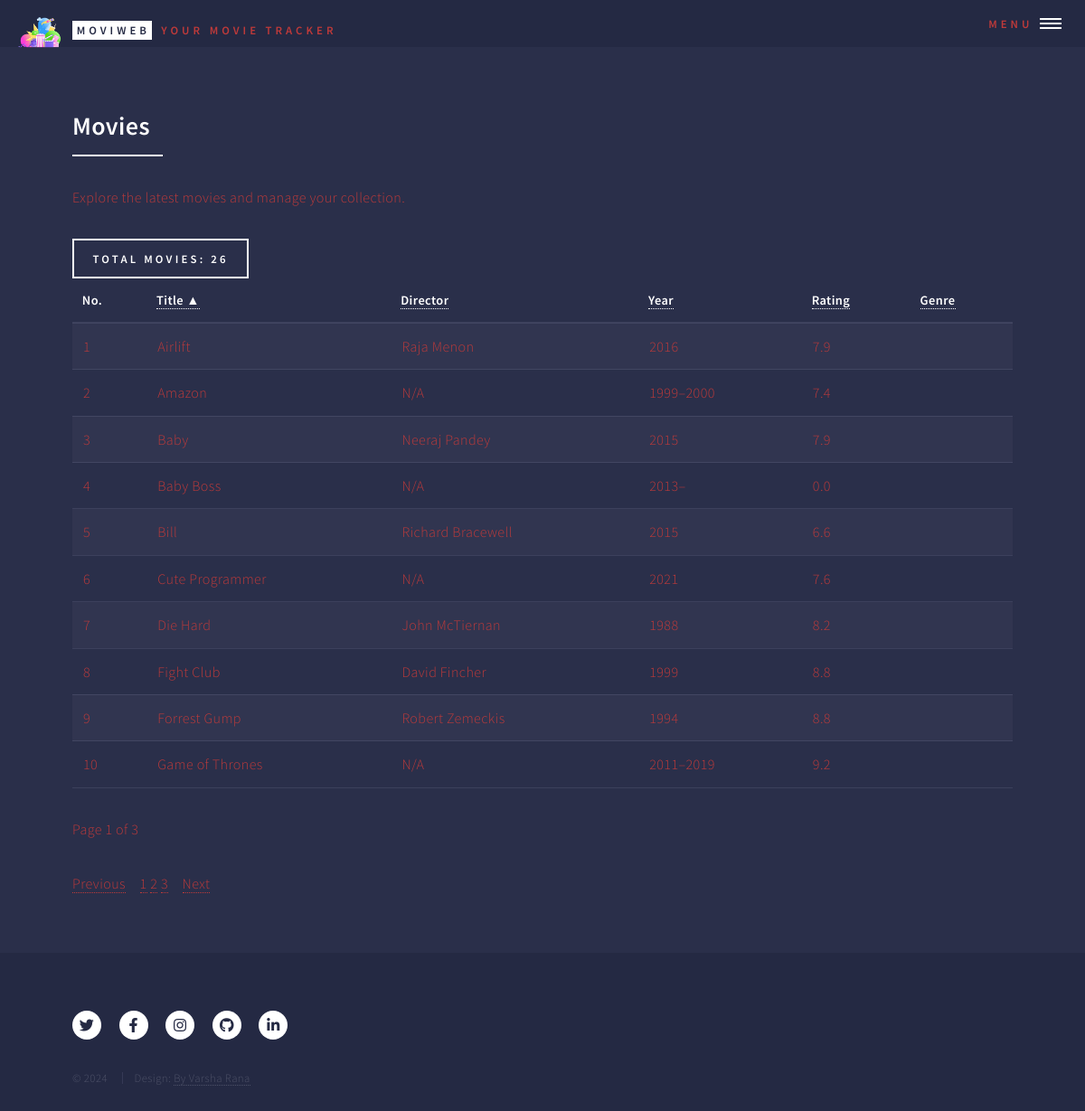
The app's page /movies_home with its own data.
### models.py (models this page shows)
class Movie(db.Model):
    __tablename__ = 'movie'
    id = db.Column(db.Integer, primary_key=True)
    title = db.Column(db.String(100), nullable=False)
    year = db.Column(db.Integer, nullable=False)
    rating = db.Column(db.Float, nullable=False)
    poster = db.Column(db.String(255))  # Optional field to store movie posters
    plot = db.Column(db.Text)  # Optional field to store the plot
    imdbID = db.Column(db.String(255), nullable=True)  # IMDb ID or link
    user_id = db.Column(db.Integer, db.ForeignKey('user.id'))
    admin_id = db.Column(db.Integer, db.ForeignKey('admin.id'))
    director_id = db.Column(db.Integer, db.ForeignKey('director.id'), nullable=False)  # Foreign key to Director
    genres = db.relationship('Genre', secondary=movie_genre, backref='movies')
    favorites = db.relationship('Favorite', back_populates='movie', lazy=True)  # Add this line

class Director(db.Model):
    __tablename__ = 'director'
    id = db.Column(db.Integer, primary_key=True)
    name = db.Column(db.String(100), nullable=False, unique=True)
    movies = db.relationship('Movie', backref='director', lazy=True)

### app.py (the view)
@app.route('/movies_home')
def movies_home():
    page = request.args.get('page', 1, type=int)
    per_page = 10  # Items per page
    sort_column = request.args.get('sort', 'title')  # Default sorting by title
    sort_order = request.args.get('order', 'asc')  # Default order ascending
    sort_options = {
        'title': Movie.title,
        'director': Director.name,
        'year': Movie.year,
        'rating': Movie.rating,
        'genre': Genre.name  # This will require proper joining with Genre
    }
    sort = sort_options.get(sort_column, Movie.title)
    if sort_order == 'desc':
        sort = sort.desc()
    else:
        sort = sort.asc()
    movies_query = Movie.query \
        .outerjoin(Movie.director) \
        .outerjoin(Movie.genres) \
        .order_by(sort) \
        .paginate(page=page, per_page=per_page)
    num_movies = movies_query.total
    return render_template('movies_home.html',
                           num_movies=num_movies,
                           movies=movies_query,
                           sort_column=sort_column,
                           sort_order=sort_order)

### templates/movies_home.html (shortened to what this page needs)
<!DOCTYPE HTML>
<html>
<head>
    <link rel="stylesheet" href="../static/css/main.css"/>
</head>
<body class="is-preload">
<div id="wrapper">
    <header id="header" class="alt">
       {% include 'partials/movie_web_app_header.html' %}
    </header>
    <div id="main">
        <section id="movies">
            <div class="inner">
                <header class="major">
                    <h2>Movies</h2>
                </header>
                <p>Explore the latest movies and manage your collection.</p>
                <label class="button">Total Movies: {{ num_movies }}</label>
                {% include 'partials/movie_web_app_collection.html'%}
            </div>
        </section>
    </div>
    <footer id="footer">
        {% include 'partials/movie_web_app_footer.html' %}
    </footer>
</div>
</body>
</html>

### templates/partials/movie_web_app_collection.html (shortened to what this page needs)
<div id="movie-web-app-table-container">
    <table id="movie-web-app-table">
        <thead>
        <tr>
            <th>No.</th>
            <th>
                <a href="{{ url_for('movies_home', page=movies.page, sort='title', order='asc' if sort_column != 'title' or sort_order == 'desc' else 'desc') }}">
                    Title
                    {% if sort_column == 'title' %}
                    {% if sort_order == 'asc' %} ▲ {% else %} ▼ {% endif %}
                    {% endif %}
                </a>
            </th>
            <th>
                <a href="{{ url_for('movies_home', page=movies.page, sort='director', order='asc' if sort_column != 'director' or sort_order == 'desc' else 'desc') }}">
                    Director
                </a>
            </th>
            <th>
                <a href="{{ url_for('movies_home', page=movies.page, sort='year', order='asc' if sort_column != 'year' or sort_order == 'desc' else 'desc') }}">
                    Year
                </a>
            </th>
            <th>
                <a href="{{ url_for('movies_home', page=movies.page, sort='rating', order='asc' if sort_column != 'rating' or sort_order == 'desc' else 'desc') }}">
                    Rating
                </a>
            </th>
            <th>
                <a href="{{ url_for('movies_home', page=movies.page, sort='genre', order='asc' if sort_column != 'genre' or sort_order == 'desc' else 'desc') }}">
                    Genre
                </a>
            </th>
        </tr>
        </thead>
        <tbody>
        {% set start_no = (movies.page - 1) * movies.per_page + 1 %}
        {% for movie in movies.items %}
        <tr>
            <td>{{ start_no + loop.index0 }}</td>
            <td>{{ movie.title }}</td>
            <td>{{ movie.director.name }}</td>
            <td>{{ movie.year }}</td>
            <td>{{ movie.rating }}</td>
            <td>
            </td>
        </tr>
        {% endfor %}
        </tbody>
    </table>
    <p>Page {{ movies.page }} of {{ movies.pages }}</p>
</div>
<div id="pagination-container-movies-web-app">
    <nav aria-label="Page navigation">
        <ul class="pagination">
            {% if movies.has_prev %}
            <li class="page-item">
                <a class="page-link" href="{{ url_for('movies_home', page=movies.prev_num) }}">Previous</a>
            </li>
            {% else %}
            <li class="page-item disabled">
                <a class="page-link" href="#">Previous</a>
            </li>
            {% endif %}
            {% for page_num in movies.iter_pages() %}
            {% if page_num %}
            <li class="page-item {% if page_num == movies.page %}active{% endif %}">
                <a class="page-link" href="{{ url_for('movies_home', page=page_num) }}">{{ page_num }}</a>
            </li>
            {% else %}
            <li class="page-item disabled">
                <a class="page-link" href="#">...</a>
            </li>
            {% endif %}
            {% endfor %}
            {% if movies.has_next %}
            <li class="page-item">
                <a class="page-link" href="{{ url_for('movies_home', page=movies.next_num) }}">Next</a>
            </li>
            {% else %}
            <li class="page-item disabled">
                <a class="page-link" href="#">Next</a>
            </li>
            {% endif %}
        </ul>
    </nav>
</div>

### records on screen
Movie: start_no+loop.index0 "1", title "Airlift", director.name "Raja Menon", year "2016", rating "7.9"
Movie: start_no+loop.index0 "2", title "Amazon", director.name "N/A", year "1999–2000", rating "7.4"
Movie: index0 "3", title "Baby", director.name "Neeraj Pandey", year "2015", rating "7.9"
Movie: index0 "4", title "Baby Boss", director.name "N/A", year "2013–", rating "0.0"
Movie: index0 "5", title "Bill", director.name "Richard Bracewell", year "2015", rating "6.6"
Movie: index0 "6", title "Cute Programmer", director.name "N/A", year "2021", rating "7.6"
Movie: start_no+loop.index0 "7", title "Die Hard", director.name "John McTiernan", year "1988", rating "8.2"
Movie: index0 "8", title "Fight Club", director.name "David Fincher", year "1999", rating "8.8"
Movie: index0 "9", title "Forrest Gump", director.name "Robert Zemeckis", year "1994", rating "8.8"
Movie: index0 "10", title "Game of Thrones", director.name "N/A", year "2011–2019", rating "9.2"

### other values on screen
{{ num_movies }} "26"
{{ movies.page }} "1"
{{ movies.pages }} "3"
{{ page_num }} "1" "2" "3"
